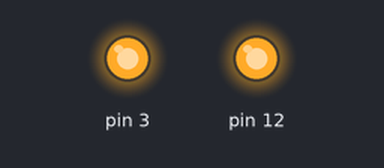
The sketch below on a simulated Arduino Uno, built with avr-gcc and run on an emulated ATmega328P. Parts: output pins drawn as LEDs (lit = HIGH). What the sketch prints to the serial monitor is not drawn.

Above: at 0.1 s.
Timing chart, 0 to 1.6 s (numbered marks = the images above):
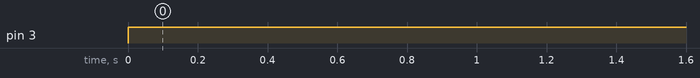

Measured:
- by itself, pin 3: LOW → HIGH at 0.00 s

The sketch:

buttonRead_SetPWM.ino
```cpp
void setup() {
  // put your setup code here, to run once:
pinMode(12, INPUT_PULLUP);
Serial.begin(9600);
pinMode(12, OUTPUT);
}

void loop() {
  // put your main code here, to run repeatedly:
int a = digitalRead(12);
if(a==1){
analogWrite(3, 255);
delay(500);
}else
{
analogWrite(3, 0);
delay(500);
}

Serial.println(a);
delay(600);
}
```
